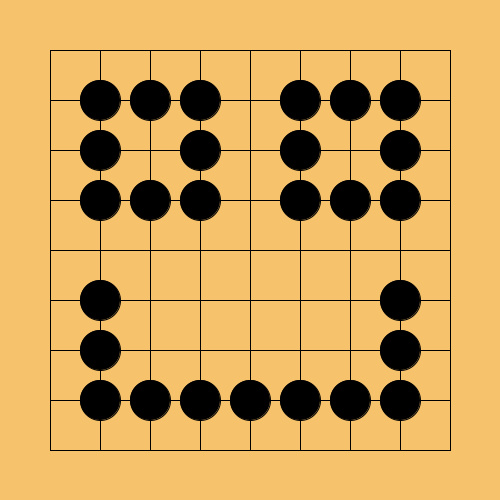
Frame 1 (no input)
Frame 60 (the mouse pressed at the canvas centre just before this capture): identical to frame 1, image omitted
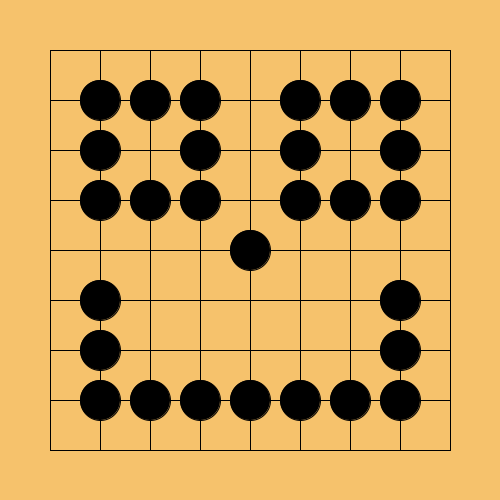
Frame 120 (the mouse held since frame 60 and released just before this capture)

The Processing sketch that drew these frames (run headless with seeded random() and noise(); from frame 60 on, the mouse is pressed at the canvas centre):

// Processing sketch: week04_8
// ── week04_8.pde
void setup(){
  size(500,500);
}
int [][] go={
  {0,0,0,0,0,0,0,0,0},
  {0,1,1,1,0,1,1,1,0},
  {0,1,0,1,0,1,0,1,0},
  {0,1,1,1,0,1,1,1,0},
  {0,0,0,0,0,0,0,0,0},
  {0,1,0,0,0,0,0,1,0},
  {0,1,0,0,0,0,0,1,0},
  {0,1,1,1,1,1,1,1,0},
  {0,0,0,0,0,0,0,0,0}
}; //陣列9x9
int N=0;//目前有幾個棋子
void mousePressed(){
  int j = (mouseX-25)/50;//右手j, 對應x座標
  int i = (mouseY-25)/50;//左手i, 對應y座標
  go[i][j] = (N%2==0) ? 1 : 2;  ///if(N%2==0) 用1,否則2
  N++;
}
void draw(){ // 迴圈
  background(246, 194, 108); //木頭色
  for(int i=1; i<=9; i++){//迴圈(畫很多線)
    line(50, 50*i, 450, 50*i); //拼湊出來的
    line(50*i, 50, 50*i, 450); //拼湊出來的
  }
  for(int i=0; i<9; i++){ //左手i 對應y座標
    for(int j=0; j<9; j++){ //右手j 對應x座標
      if( go[i][j]==1){
        fill(0); //1:黑棋
        ellipse(50+j*50, 50+i*50, 40, 40);
        }else if( go[i][j]==2){
          fill(255); //2:白棋
          ellipse(50+j*50, 50+i*50, 40, 40);
        }
    }
  }
}
